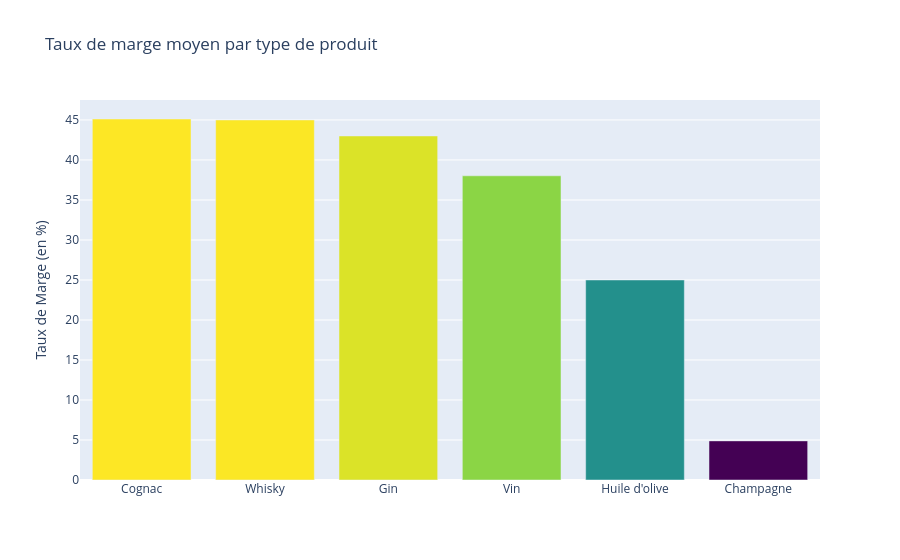

This figure's notebook cell:
### Code cell
#Affichage dans un graphique du taux de marge par type de produit

# Calculer le taux de marge moyen par type de produit
taux_marge_par_type = df_final.groupby("product_type")["Taux_marge"].mean().reset_index()
taux_marge_par_type["Taux_marge"] = taux_marge_par_type["Taux_marge"].round(2)

# Trier les valeurs de manière décroissante par taux de marge
taux_marge_par_type = taux_marge_par_type.sort_values(by="Taux_marge", ascending=False)

# Créer un graphique en barres sans colorbar
fig = px.bar(taux_marge_par_type, 
             x="product_type", 
             y="Taux_marge", 
             title="Taux de marge moyen par type de produit",
             labels={'product_type': 'Type de Produit', 'Taux_marge': 'Taux de Marge (en %)'},
             color='Taux_marge',  # On garde la couleur mais sans colorbar
             color_continuous_scale='Viridis')

# Supprimer la colorbar
fig.update_layout(coloraxis_showscale=False)

# Afficher le graphique
fig.update_layout(
    xaxis_title='',
    yaxis_title='Taux de Marge (en %)',
    height=600
)

fig.show()

### Figure 1 — Plotly figure (JSON) as saved in the notebook; plotly's stock layout.template omitted (floating-point values rounded to 4 significant figures)
{"data": [{"alignmentgroup": "True", "hovertemplate": "Type de Produit=%{x}<br>Taux de Marge (en %)=%{marker.color}<extra></extra>", "legendgroup": "", "marker": {"color": [45.12, 45, 43, 38.02, 25, 4.89], "coloraxis": "coloraxis", "pattern": {"shape": ""}}, "name": "", "offsetgroup": "", "orientation": "v", "showlegend": false, "textposition": "auto", "type": "bar", "x": ["Cognac", "Whisky", "Gin", "Vin", "Huile d'olive", "Champagne"], "xaxis": "x", "y": [45.12, 45, 43, 38.02, 25, 4.89], "yaxis": "y"}], "layout": {"autosize": true, "barmode": "relative", "coloraxis": {"colorbar": {"title": {"text": "Taux de Marge (en %)"}}, "colorscale": [[0, "#440154"], [0.1111, "#482878"], [0.2222, "#3e4989"], [0.3333, "#31688e"], [0.4444, "#26828e"], [0.5556, "#1f9e89"], [0.6667, "#35b779"], [0.7778, "#6ece58"], [0.8889, "#b5de2b"], [1, "#fde725"]], "showscale": false}, "legend": {"tracegroupgap": 0}, "title": {"text": "Taux de marge moyen par type de produit"}, "xaxis": {"anchor": "y", "autorange": false, "domain": [0, 1], "range": [-0.5, 5.5], "title": {"text": ""}, "type": "category"}, "yaxis": {"anchor": "x", "autorange": false, "domain": [0, 1], "range": [0, 47.49], "title": {"text": "Taux de Marge (en %)"}, "type": "linear"}}}
